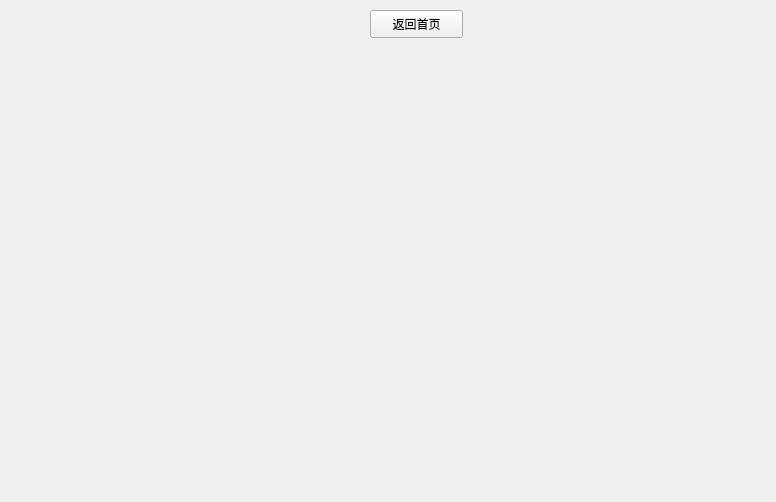
<?xml version="1.0" encoding="UTF-8"?>
<ui version="4.0">
 <class>CGameWidget</class>
 <widget class="QWidget" name="CGameWidget">
  <property name="geometry">
   <rect>
    <x>0</x>
    <y>0</y>
    <width>776</width>
    <height>502</height>
   </rect>
  </property>
  <property name="windowTitle">
   <string>Form</string>
  </property>
  <widget class="QPushButton" name="PBBack">
   <property name="geometry">
    <rect>
     <x>370</x>
     <y>10</y>
     <width>93</width>
     <height>28</height>
    </rect>
   </property>
   <property name="text">
    <string>返回首页</string>
   </property>
  </widget>
 </widget>
 <resources/>
 <connections/>
</ui>
